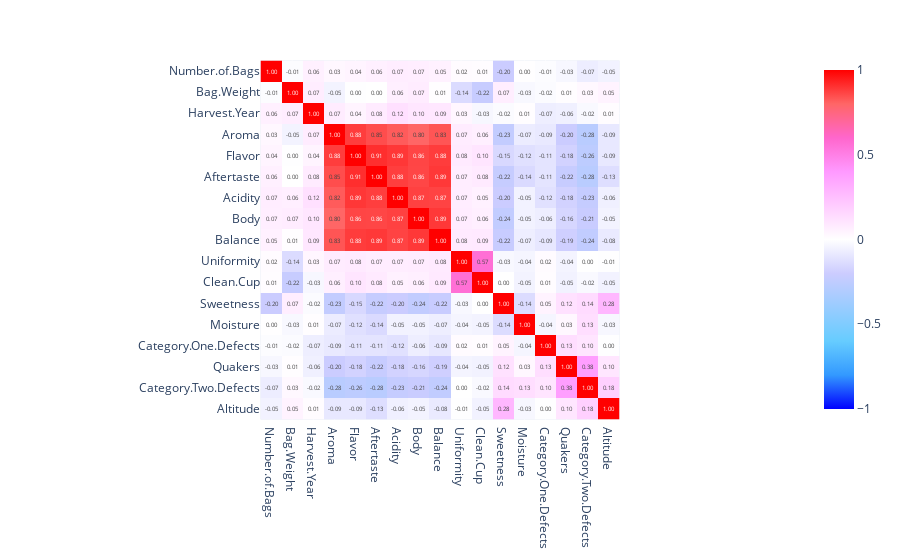

The notebook cell saved with this chart:
### Code cell
corr = coffee_numeric.corr()
import plotly.express as px
fig = px.imshow(corr, text_auto=".2f", color_continuous_scale="Picnic", zmin=-1, zmax=1)
fig.show()

### Figure 1 — Plotly figure (JSON) as saved in the notebook; plotly's stock layout.template omitted (floating-point values rounded to 4 significant figures; data arrays with more than 128 entries replaced by an {"elided": "..."} marker saying what was removed)
{"data": [{"coloraxis": "coloraxis", "hovertemplate": "x: %{x}<br>y: %{y}<br>color: %{z}<extra></extra>", "name": "0", "texttemplate": "%{z:.2f}", "type": "heatmap", "x": ["Number.of.Bags", "Bag.Weight", "Harvest.Year", "Aroma", "Flavor", "Aftertaste", "Acidity", "Body", "Balance", "Uniformity", "Clean.Cup", "Sweetness", "Moisture", "Category.One.Defects", "Quakers", "Category.Two.Defects", "Altitude"], "xaxis": "x", "y": ["Number.of.Bags", "Bag.Weight", "Harvest.Year", "Aroma", "Flavor", "Aftertaste", "Acidity", "Body", "Balance", "Uniformity", "Clean.Cup", "Sweetness", "Moisture", "Category.One.Defects", "Quakers", "Category.Two.Defects", "Altitude"], "yaxis": "y", "z": {"elided": "17x17 float values"}}], "layout": {"coloraxis": {"cmax": 1, "cmin": -1, "colorscale": [[0, "rgb(0,0,255)"], [0.1, "rgb(51,153,255)"], [0.2, "rgb(102,204,255)"], [0.3, "rgb(153,204,255)"], [0.4, "rgb(204,204,255)"], [0.5, "rgb(255,255,255)"], [0.6, "rgb(255,204,255)"], [0.7, "rgb(255,153,255)"], [0.8, "rgb(255,102,204)"], [0.9, "rgb(255,102,102)"], [1, "rgb(255,0,0)"]]}, "margin": {"t": 60}, "xaxis": {"anchor": "y", "constrain": "domain", "domain": [0, 1], "scaleanchor": "y"}, "yaxis": {"anchor": "x", "autorange": "reversed", "constrain": "domain", "domain": [0, 1]}}}
